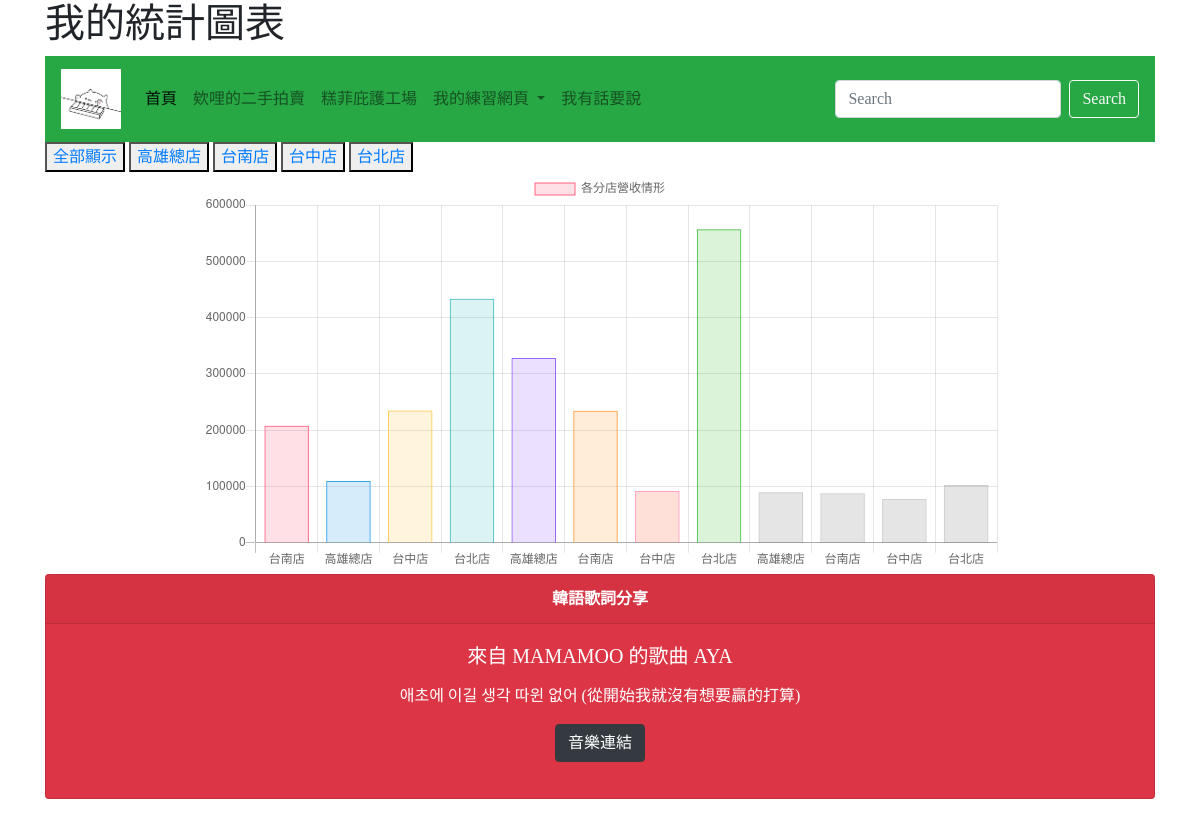
Page /mychart/ on the committed database.
### mainsite/models.py (models this page shows)
class Branch(models.Model):
    shop_name = models.CharField(max_length=200)
    boss_name = models.CharField(max_length=200)
    def __str__(self):
        return self.shop_name

### mainsite/views.py (the view)
# urls.py: path('mychart/', mychart),
def mychart(request, bid=0):
    now = datetime.now()
    branches = Branch.objects.all()
    if bid == 0:
        data = StoreIncome.objects.all()
    else:
        data = StoreIncome.objects.filter(branch=bid)
    title = "各分店營收情形"
    return render(request, "mychart.html", locals())

### templates/mychart.html (shortened to what this page needs)
{% extends 'base.html' %}
{% block titlemessage %}
    <h1>我的統計圖表</h1>
{% endblock %}
{% block content %}
<button>
<a href="/mychart/">全部顯示</a>
</button>
{% for branch in branches %}
    <button>
        <a href="/mychart/{{branch.id}}/">{{branch.shop_name}}</a>
    </button>
{% endfor %}
<center>
<table width=800>
  <tr><td>
<canvas id="myChart" width="800" height="400"></canvas>
</td></tr>
</table>
</center>
<script>
var ctx = document.getElementById('myChart').getContext('2d');
var myChart = new Chart(ctx, {
    type: 'bar',
    data: {
        labels: [
            {% for item in data %}
                '{{ item.branch }}',
            {% endfor %}
        ],
        datasets: [{
            label: '各分店營收情形',
            data: [
                {% for item in data %}
                    '{{ item.income }}',
                {% endfor %}
            ],
            backgroundColor: [
            'rgba(255, 99, 132, 0.2)',
                'rgba(54, 162, 235, 0.2)',
                'rgba(255, 206, 86, 0.2)',
                'rgba(75, 192, 192, 0.2)',
                'rgba(153, 102, 255, 0.2)',
                'rgba(255, 159, 64, 0.2)',
                'rgba(255, 102, 64, 0.2)',
                'rgba(75, 192, 64, 0.2)'
            ],
            borderColor: [
                'rgba(255, 99, 132, 1)',
                'rgba(54, 162, 235, 1)',
                'rgba(255, 206, 86, 1)',
                'rgba(75, 192, 192, 1)',
                'rgba(153, 102, 255, 1)',
                'rgba(255, 159, 64, 1)',
                'rgba(255, 159, 192, 1)',
                'rgba(75, 192, 75, 1)'
            ],
            borderWidth: 1
        }]
    },
    options: {
        scales: {
            yAxes: [{
                ticks: {
                    beginAtZero: true
                }
            }]
        }
    }
});
</script>
{% endblock %}

### templates/base.html (shortened to what this page needs)
<!doctype html>
<html>
  <head>
    <link rel="stylesheet" href="https://cdn.jsdelivr.net/npm/bootstrap@4.5.3/dist/css/bootstrap.min.css">
  </head>
  <body>
    <div class="container">
      {% block titlemessage %}{% endblock %}
      {% include 'header.html' %}
      {% block content %}{% endblock %}
      {% include 'footer.html' %}
    </div>
  </body>
</html>

### templates/header.html (shortened to what this page needs)
    {% load static %}
    <nav class= "navbar navbar-expand-lg navbar-light bg-success">
        <a class="navbar-brand" href="#">
          <img src="{% static "bongocat.jpg" %}" width=60>
        </a>
        <div class="collapse navbar-collapse" id="navbarSupportedContent">
          <ul class="navbar-nav mr-auto">
            <li class="nav-item active">
              <a class="nav-link" href="/">首頁 <span class="sr-only">(current)</span></a>
            </li>
            <li class="nav-item">
              <a class="nav-link" href="https://tw.carousell.com/cycsarielle/">欸哩的二手拍賣</a>
            </li>
            <li class="nav-item">
              <a class="nav-link" href="http://www.gofe.org.tw/">糕菲庇護工場</a>
            </li>
            <li class="nav-item dropdown">
              <a class="nav-link dropdown-toggle" href="#" id="navbarDropdown" role="button" data-toggle="dropdown" aria-haspopup="true" aria-expanded="false">
                我的練習網頁
              </a>
            </li>
            <li class="nav-item">
              <a class="nav-link" href="form/">我有話要說</a>
            </li>
          </ul>
          <form class="form-inline my-2 my-lg-0">
            <input class="form-control mr-sm-2" type="search" placeholder="Search" aria-label="Search">
            <button class="btn btn-outline-light my-2 my-sm-0" type="submit">Search</button>
          </form>
        </div>
      </nav>

### templates/footer.html (shortened to what this page needs)
 <div class="card text-white bg-danger mb-3" style="max-width: 70rem;">
 <div class="card-header">
        <div align="center"><b>韓語歌詞分享</b></div>
</div>
<div class="card-body">
        <h5 class="card-title"><p align="center">來自  MAMAMOO  的歌曲 AYA</p></h5>
        <p class="card-text"><p align="center">애초에 이길 생각 따윈 없어 (從開始我就沒有想要贏的打算)</p></p>
        <p align="center"><a href="https://www.youtube.com/watch?v=UoI9riNffEU" class="btn btn-dark">音樂連結</a></p>
        </div>

### templates/base.html (style rules this page uses)
body { font-family: 微軟正黑體; }

### rows in the picture
Branch: shop_name "高雄總店"
Branch: shop_name "台南店"
Branch: shop_name "台中店"
Branch: shop_name "台北店"

### other values in the picture
chart data {{ item.branch }} 台南店, 高雄總店, 台中店, 台北店, 高雄總店, 台南店, 台中店, 台北店, 高雄總店, 台南店, 台中店, 台北店
chart data {{ item.income }} 208000, 109876, 234913, 433290, 328091, 234567, 91923, 556781, 90023, 87878, 77717, 102911
